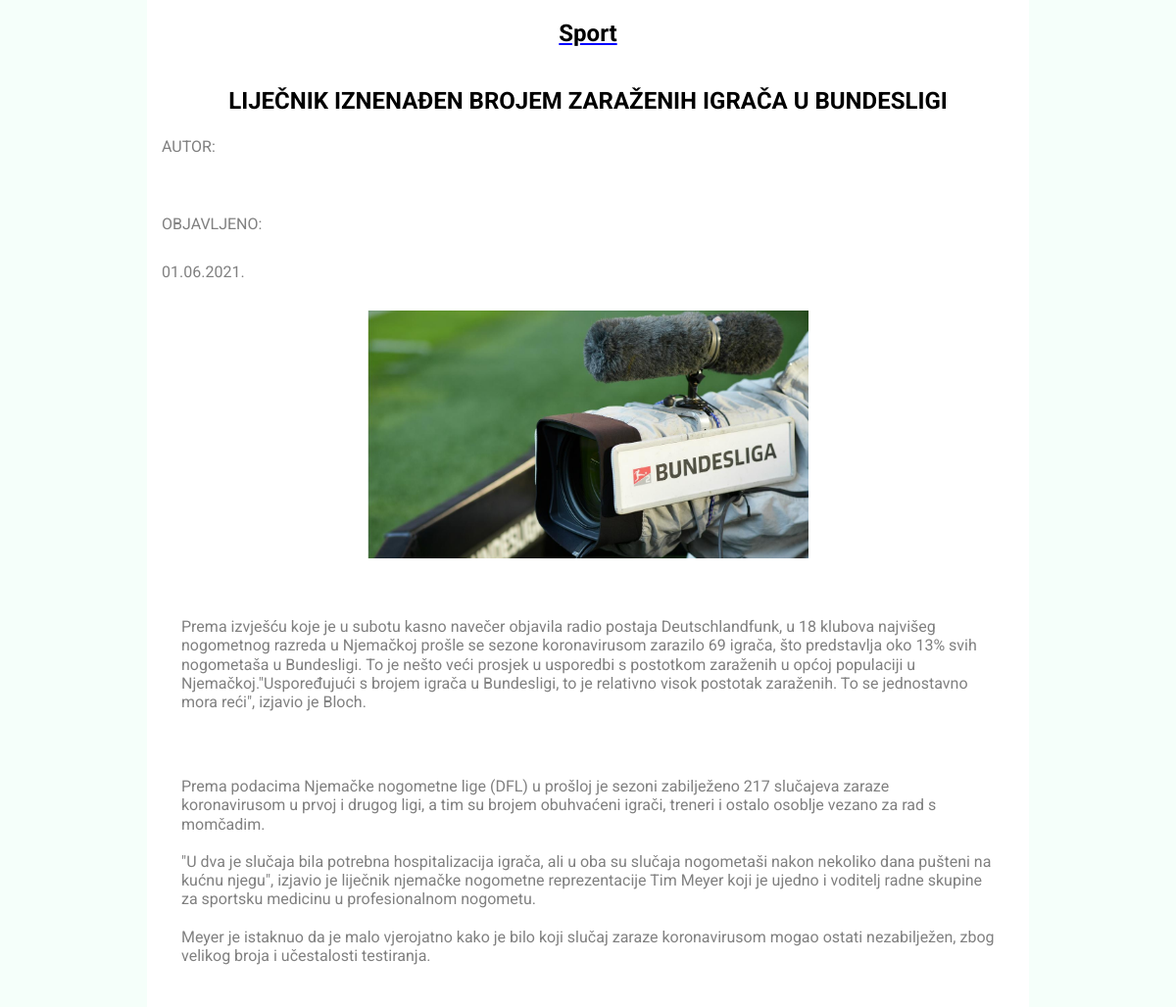
Screenshot of /clanak.php?id=8 with the database file from the repository.
### tables this page shows
CREATE TABLE `vijesti` (
  `id` int(11) NOT NULL,
  `datum` varchar(32) NOT NULL,
  `naslov` varchar(64) NOT NULL,
  `sazetak` text NOT NULL,
  `tekst` text NOT NULL,
  `slika` varchar(64) NOT NULL,
  `kategorija` varchar(64) NOT NULL,
  `arhiva` tinyint(1) NOT NULL
);

### clanak.php (the view, shortened to what this page needs)
<!DOCTYPE html>
<head>
        <link rel="stylesheet"  href="style.css">
    </head>
<body class="sbody">
	<?php
		include 'connect.php';
		$id = $_GET['id'];
		$query = "SELECT * FROM vijesti WHERE arhiva=0 AND id=$id LIMIT 1";
        $result = mysqli_query($dbc, $query);
		while($row = mysqli_fetch_array($result)){
			echo '<section  role="main" class="ispis">';
			echo '<div class="row">';
			echo '<h1 class="category">';
			echo $row['kategorija'];
			echo '</h1>';
			echo '<h1 class="title">';
			echo $row['naslov'];
			echo '</h1>';
			echo "<p>".'AUTOR: '."<p>";
			echo "<p>".'OBJAVLJENO: '."<p>";
			echo "<span>".$row['datum']."</span>";
			echo '</div>';
			echo '<div class="slika">';
			echo '<img src="' . UPLPATH . $row['slika'] . '"';
			echo '</div>';
			echo '<section class="about">';
			echo '<p>';
			echo nl2br($row['sazetak']);
			echo '</p>';
			echo '</section>';
			echo '<section class="sadrzaj">';
			echo '<p>';
			echo nl2br($row['tekst']);
			echo '</p>';
			echo '</section>';
			echo '</section>';
		}
	?>
</body>
</html>

### style.css (style rules this page uses)
* { margin: 0; padding: 0; box-sizing: border-box; list-style: none; }
h1 { text-transform: uppercase; padding-bottom: 20px; padding-top: 20px; color: white; }
p { padding:15px; color:gray; text-align: left; }
section { display:flex; flex-direction: row; margin: 30px 20px; text-align: left; background-color: white; }
.slika { width:100%; height:auto; }
.sbody { background-color:mintcream; font-family: "Roboto", sans-serif; line-height: 1.2; height:1000px; }
.category { color:black; text-decoration: underline; text-decoration-color:blue; text-transform: capitalize; font-weight: bold; text-align: center; }
.row { padding-bottom: 15px; }
.ispis { width: 75%; align-self: center; margin: 0 auto; display: flex; justify-content: center; flex-direction: column; flex-wrap: wrap; }
.title { padding-bottom: 7px; color:black; text-align: center; }
.slika img { padding-bottom: 15px; width:50%; max-height: 400px; display: block; margin-left: auto; margin-right: auto; }
.about { padding-bottom: 7px; }

### rows the page displays
vijesti: kategorija "Sport", naslov "LIJEČNIK IZNENAĐEN BROJEM ZARAŽENIH IGRAČA U BUNDESLIGI", datum "01.06.2021.", slika (picture), sazetak "Prema izvješću koje je u subotu kasno navečer objavila radio postaja Deutschlandfunk, u 18 klubova najvišeg nogometnog razreda u Njemačkoj prošle se sezone koronavirusom zarazilo 69 igrača, što predstavlja oko 13% svih nogometaša u Bundesligi. To je nešto veći prosjek u usporedbi s postotkom zaraženih u općoj populaciji u Njemačkoj.\"Uspoređujući s brojem igrača u Bundesligi, to je relativno visok postotak zaraženih. To se jednostavno mora reći\", izjavio je Bloch.", tekst "Prema podacima Njemačke nogometne lige (DFL) u prošloj je sezoni zabilježeno 217 slučajeva zaraze koronavirusom u prvoj i drugog ligi, a tim su brojem obuhvaćeni igrači, treneri i ostalo osoblje vezano za rad s momčadim. \"U dva je slučaja bila potrebna hospitalizacija igrača, ali u oba su slučaja nogometaši nakon nekoliko dana pušteni na kućnu njegu\", izjavio je liječnik njemačke nogometne reprezentacije Tim Meyer koji je ujedno i voditelj radne skupine za sportsku medicinu u profesionalnom nogometu. Meyer je istaknuo da je malo vjerojatno kako je bilo koji slučaj zaraze koronavirusom mogao ostati nezabilježen, zbog velikog broja i učestalosti testiranja."
